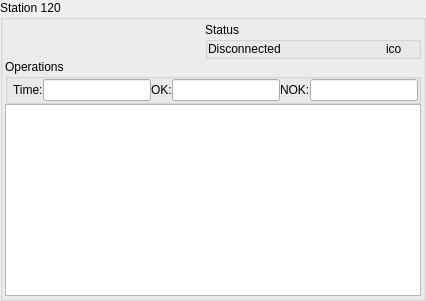
           <widget class="QGroupBox" name="groupBoxSt120">
            <property name="title">
             <string>Station 120</string>
            </property>
            <layout class="QGridLayout" name="gridLayout_12">
             <property name="leftMargin">
              <number>2</number>
             </property>
             <property name="topMargin">
              <number>2</number>
             </property>
             <property name="rightMargin">
              <number>2</number>
             </property>
             <property name="bottomMargin">
              <number>2</number>
             </property>
             <property name="spacing">
              <number>0</number>
             </property>
             <item row="0" column="0">
              <layout class="QGridLayout" name="gridLayoutSt120">
               <property name="spacing">
                <number>0</number>
               </property>
               <item row="0" column="1">
                <widget class="QGroupBox" name="groupBoxSt120Status_2">
                 <property name="title">
                  <string>Status</string>
                 </property>
                 <property name="flat">
                  <bool>true</bool>
                 </property>
                 <layout class="QHBoxLayout" name="horizontalLayout_9">
                  <property name="spacing">
                   <number>0</number>
                  </property>
                  <property name="leftMargin">
                   <number>0</number>
                  </property>
                  <property name="topMargin">
                   <number>0</number>
                  </property>
                  <property name="rightMargin">
                   <number>0</number>
                  </property>
                  <property name="bottomMargin">
                   <number>0</number>
                  </property>
                  <item>
                   <widget class="QLabel" name="labelSt120Status">
                    <property name="text">
                     <string>Disconnected</string>
                    </property>
                   </widget>
                  </item>
                  <item>
                   <widget class="QLabel" name="labelSt120Ico">
                    <property name="maximumSize">
                     <size>
                      <width>32</width>
                      <height>32</height>
                     </size>
                    </property>
                    <property name="text">
                     <string>ico</string>
                    </property>
                   </widget>
                  </item>
                 </layout>
                </widget>
               </item>
               <item row="0" column="0">
                <spacer name="horizontalSpacerSt120">
                 <property name="orientation">
                  <enum>Qt::Horizontal</enum>
                 </property>
                 <property name="sizeType">
                  <enum>QSizePolicy::Maximum</enum>
                 </property>
                 <property name="sizeHint" stdset="0">
                  <size>
                   <width>200</width>
                   <height>20</height>
                  </size>
                 </property>
                </spacer>
               </item>
              </layout>
             </item>
             <item row="1" column="0">
              <widget class="QGroupBox" name="groupBoxSt120_2">
               <property name="title">
                <string>Operations</string>
               </property>
               <property name="flat">
                <bool>true</bool>
               </property>
               <layout class="QHBoxLayout" name="horizontalLayout_10">
                <property name="spacing">
                 <number>0</number>
                </property>
                <property name="leftMargin">
                 <number>5</number>
                </property>
                <property name="topMargin">
                 <number>0</number>
                </property>
                <property name="rightMargin">
                 <number>0</number>
                </property>
                <property name="bottomMargin">
                 <number>0</number>
                </property>
                <item>
                 <widget class="QLabel" name="staticSt120Time">
                  <property name="text">
                   <string>Time:</string>
                  </property>
                 </widget>
                </item>
                <item>
                 <widget class="QLineEdit" name="lineEditSt120Time">
                  <property name="readOnly">
                   <bool>true</bool>
                  </property>
                 </widget>
                </item>
                <item>
                 <widget class="QLabel" name="staticSt120Ok">
                  <property name="text">
                   <string>OK:</string>
                  </property>
                 </widget>
                </item>
                <item>
                 <widget class="QLineEdit" name="lineEditSt120Ok">
                  <property name="readOnly">
                   <bool>true</bool>
                  </property>
                 </widget>
                </item>
                <item>
                 <widget class="QLabel" name="staticSt120Nok">
                  <property name="text">
                   <string>NOK:</string>
                  </property>
                 </widget>
                </item>
                <item>
                 <widget class="QLineEdit" name="lineEditSt120Nok">
                  <property name="readOnly">
                   <bool>true</bool>
                  </property>
                 </widget>
                </item>
               </layout>
              </widget>
             </item>
             <item row="2" column="0">
              <widget class="QPlainTextEdit" name="plainTextEditSt120">
               <property name="layoutDirection">
                <enum>Qt::LeftToRight</enum>
               </property>
               <property name="autoFillBackground">
                <bool>false</bool>
               </property>
               <property name="readOnly">
                <bool>true</bool>
               </property>
              </widget>
             </item>
            </layout>
           </widget>
